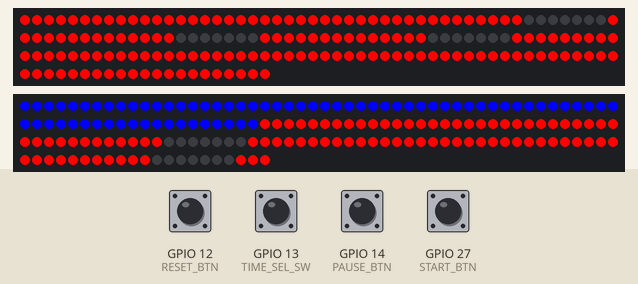
This sketch was run on a simulated ESP32. On the bench: 2 × 171 RGB LEDs in strip order, left to right, continuing on the next row. Inputs (shaded band) come from the test bench; at power-on: GPIO 12 (RESET_BTN), GPIO 13 (TIME_SEL_SW), GPIO 14 (PAUSE_BTN), GPIO 27 (START_BTN) HIGH. WiFi joins after 1.5 s; servers stay silent unless stated; EEPROM starts erased; what the sketch prints to the serial monitor is not drawn.

Above: at 2.2 s.
2.3 s: GPIO 27 (START_BTN) pulled LOW for 0.15 s
At 2.82 s:
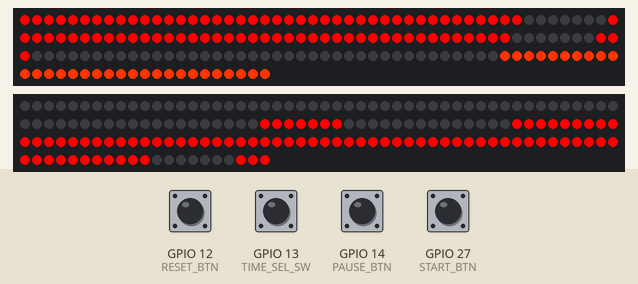
3.0 s: GPIO 12 (RESET_BTN) pulled LOW for 0.15 s
At 3.45 s:
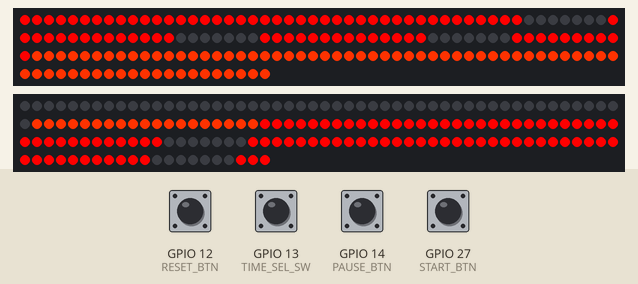
3.7 s: GPIO 13 (TIME_SEL_SW) pulled LOW for 0.15 s
At 4.39 s:
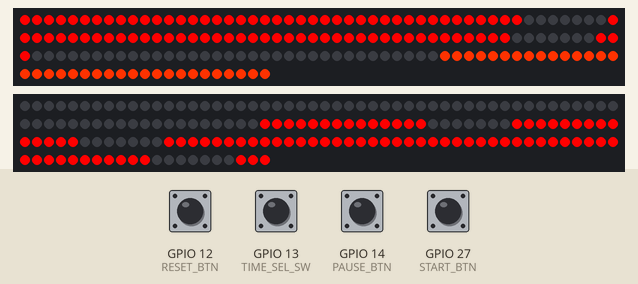
4.4 s: GPIO 12 (RESET_BTN) pulled LOW for 1 s
At 5.62 s:
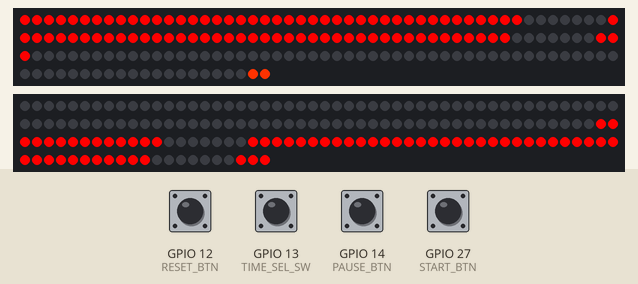
6.0 s: GPIO 13 (TIME_SEL_SW) pulled LOW for 1 s
At 6.83 s:
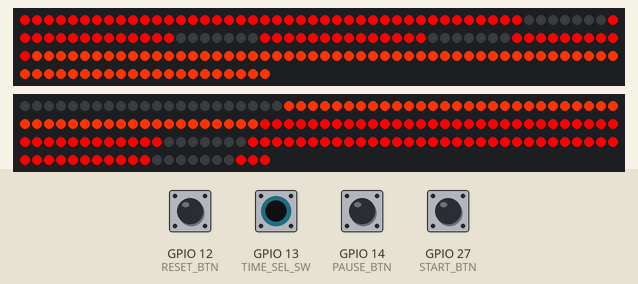
8.5 s: GPIO 14 (PAUSE_BTN) pulled LOW for 0.15 s
Timing chart, 0 to 11.1 s (numbered marks = the images above; inputs shaded):
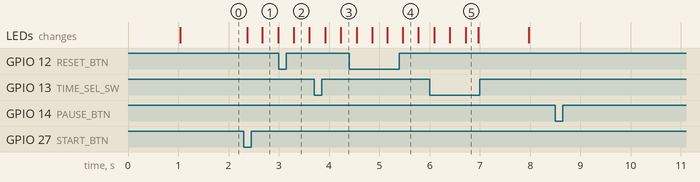

The sketch:

timer_wifi_config_flipped_data_fix.ino
```cpp
#include <WiFi.h>
#include <WebServer.h>
#include "WebSocketsServer.h"
#include <FastLED.h>
#include <Preferences.h>  // Use NVS for WiFi storage
#include "browser.h"

Preferences preferences;
WebServer server(80);
WebSocketsServer webSocket = WebSocketsServer(81);

const char* apSSID = "TimerSetup";
const char* apPassword = "12345678";

bool setupMode = false;

// Pin assignments
#define RESET_BTN 12
#define PAUSE_BTN 14
#define START_BTN 27
#define TIME_SEL_SW 13
#define LED_BUILTIN 2
#define BLUE_BTN 4
#define RED_BTN 16

// LED pin assignments and setup
#define DIGIT_PIN   5
#define BORDER_PIN  17
#define DIGIT_LED_COUNT 202
#define BORDER_LED_COUNT 140
#define LEFT_BORDER 0
#define RIGHT_BOARDER 70
#define ORANGE CRGB(255, 50, 0)

// Each strip has half digit + half border LEDs
#define HALF_DIGIT (DIGIT_LED_COUNT / 2)
#define HALF_BORDER (BORDER_LED_COUNT / 2)
#define PHYSICAL_STRIP_LEN (HALF_DIGIT + HALF_BORDER)

CRGB digit_physical[PHYSICAL_STRIP_LEN];  // Controlled by DIGIT_PIN
CRGB border_physical[PHYSICAL_STRIP_LEN]; // Controlled by BORDER_PIN

int countdown_time = 120; // Default to 2 minutes (120 seconds)
int current_time = countdown_time;
bool is_running = false;
bool timeSelState = false;
bool blueReady = false;
bool redReady = false;
bool preCountdownRunning = false;
bool readyRequired = true; // default to requiring ready-up

bool border_toggle = 1;

// Debounce variables for each button
unsigned long lastDebounceTimeStart = 0;
unsigned long lastDebounceTimePause = 0;
unsigned long lastDebounceTimeReset = 0;
unsigned long lastDebounceTimeTimeSel = 0;
unsigned long lastDebounceTimeBlue = 0;
unsigned long lastDebounceTimeRed = 0;

unsigned long lastCountdownTime = 0;

int countdown = 3; //number of seconds until match start

// Debounce delay (in milliseconds)
unsigned long debounceDelay = 200;

int scrollIndex = 0;
const float scrollInterval = 1000.0 / BORDER_LED_COUNT;  // ~7.14ms per LED
unsigned long lastScrollTime = 0;

void startAPMode() {
    Serial.println("Starting Access Point mode...");
    WiFi.softAP(apSSID, apPassword);
    Serial.print("AP IP Address: ");
    Serial.println(WiFi.softAPIP());
    setupMode = true;
}

void handleRoot() {
  server.send(200, "text/html", html);
}

void handleRoot_AP() {
    server.send(200, "text/html", "<h1>Enter WiFi Credentials</h1><form action='/setwifi' method='post'>SSID: <input name='ssid'><br>Password: <input name='pass' type='password'><br><input type='submit' value='Save'></form>");
}

void handleControl() {
  String cmd = server.arg("cmd");
  if (cmd == "start") {
    starPreCountdown();
  }
  else if (cmd == "pause") {
    is_running = false;
  }
  else if (cmd == "reset"  && !is_running) {
    is_running = false;
    blueReady = redReady = false;
    current_time = countdown_time;
    setBorder();
    updateClient(); // Update the client immediately
    updateLEDs();
  }
  else if (cmd == "switch" && !is_running) {
    countdown_time = (countdown_time == 120) ? 180 : 120;
    current_time = countdown_time;
    updateClient(); // Update the client immediately
    updateLEDs();
  }
  else if (cmd == "readytoggle") {
    String state = server.arg("state");
    readyRequired = (state == "on");

    preferences.begin("settings", false);  // read-write
    preferences.putBool("readyRequired", readyRequired);
    preferences.end();

    setBorder();
  }

  server.send(200, "text/plain", "OK");
}

void updateClient() {
  int minutes = current_time / 60;
  int seconds = current_time % 60;
  char buffer[6];
  snprintf(buffer, sizeof(buffer), "%02d:%02d", minutes, seconds);
  webSocket.broadcastTXT(buffer);
}

void updateTimer() {
  unsigned long currentMillis = millis();

  if (preCountdownRunning) {
    if (currentMillis - lastScrollTime >= scrollInterval) {
      lastScrollTime = currentMillis;

      // Fill from 0 to scrollIndex with ORANGE
      for (int i = 0; i < BORDER_LED_COUNT; i++) {
        if (i >= scrollIndex) {
          setBorderLEDs(i, ORANGE);
        }
        else {
          setBorderLEDs(i, CRGB::Black);
        }
      }

      FastLED.show();

      scrollIndex--;
      if (scrollIndex < 0) {
        scrollIndex = BORDER_LED_COUNT - 1;
        countdown--;

        if (countdown <= 0) {
          // countdown is done, start timer
          countdown = 3;
          preCountdownRunning = false;
          scrollIndex = BORDER_LED_COUNT - 1;
          lastCountdownTime = 0;
          lastScrollTime = 0;
          is_running = true;
          lastCountdownTime = millis();

          if (!is_running && current_time == countdown_time) {
            current_time = countdown_time + 1;
          }

          // Set border LEDs
          for (int i = 0; i < BORDER_LED_COUNT/2; i++) {
            setBorderLEDs(i, CRGB::Blue); // First half blue
          }

          // Set border LEDs
          for (int i = BORDER_LED_COUNT/2; i < BORDER_LED_COUNT ; i++) {
            setBorderLEDs(i, CRGB::Red); // First half red
          }

          FastLED.show(); // Show the initialized border LED colors

          updateClient();
          updateLEDs();
          return; // stop here — don't draw the digit again
        }

        // only draw digit if countdown > 0
        setDigit(0, 0, false);
        setDigit(0, 49, false);
        setColon();
        setDigit(countdown, 101, true);
        setDigit(0, 150, true);
        FastLED.show();
      }
    }
  }

  // Main timer counting down
  if (is_running && current_time > 0) {
    // Countdown every 1 second
    if (currentMillis - lastCountdownTime >= 1000) {
      lastCountdownTime = currentMillis;
      current_time--;

      updateClient();  // Reset to 2:00 (or 3:00)
      updateLEDs();
    }
  }

  else {
    is_running = false;
  }
}

void checkButtons() {
  unsigned long currentMillis = millis();

  // Start button
  if (digitalRead(START_BTN) == LOW && currentMillis - lastDebounceTimeStart > debounceDelay) {

    starPreCountdown();
    lastDebounceTimeStart = currentMillis;  // Update debounce time
  }

  // Pause button
  if (digitalRead(PAUSE_BTN) == LOW && currentMillis - lastDebounceTimePause > debounceDelay) {
    is_running = false;
    lastDebounceTimePause = currentMillis;
  }

  if(readyRequired) {
    //Blue Ready button
    if (digitalRead(BLUE_BTN) == LOW && currentMillis - lastDebounceTimeBlue > debounceDelay) {
      blueReady = true;

      // Set border LEDs
      for (int i = 0; i < BORDER_LED_COUNT/2; i++) {
        setBorderLEDs(i, CRGB::Blue); // First half blue
      }
      FastLED.show(); // Show the initialized border LED colors
      lastDebounceTimePause = currentMillis;
    }


    // Blue Ready button
    if (digitalRead(RED_BTN) == LOW && currentMillis - lastDebounceTimeRed > debounceDelay) {
      redReady = true;

      // Set border LEDs
      for (int i = BORDER_LED_COUNT/2; i < BORDER_LED_COUNT ; i++) {
        setBorderLEDs(i, CRGB::Red); // Second half red
      }
      FastLED.show(); // Show the initialized border LED colors
      lastDebounceTimePause = currentMillis;
    }
  }

  // Reset button
  if (digitalRead(RESET_BTN) == LOW && (currentMillis - lastDebounceTimeReset > debounceDelay)
                  && !is_running) {
    is_running = false;
    current_time = countdown_time;
    blueReady = false;
    redReady = false;
    setBorder();
    updateClient();
    updateLEDs();
    lastDebounceTimeReset = currentMillis;
  }

  // Time select switch
  if (digitalRead(TIME_SEL_SW) == LOW && (currentMillis - lastDebounceTimeTimeSel > debounceDelay)
                  && !is_running) {
    timeSelState = !timeSelState;
    countdown_time = timeSelState ? 180 : 120;
    current_time = countdown_time;

    preferences.begin("settings", false);  // read-write
    preferences.putBool("timeSelState", timeSelState);
    preferences.end();

    updateClient();
    updateLEDs();
    lastDebounceTimeTimeSel = currentMillis;
  }
}

void starPreCountdown() {
  if(!is_running && (!readyRequired || (blueReady && redReady))){
      countdown = 3;
      scrollIndex = BORDER_LED_COUNT - 1;
      preCountdownRunning = true; // Initiate the pre-countdown
      // Use ternary operation to set border LEDs to orange or black
      for (int i = 0; i < BORDER_LED_COUNT; i++) {
        setBorderLEDs(i, ORANGE);
      }

      setDigit(0, 0, false);
      setDigit(0, 49, false);
      setColon();
      setDigit(countdown, 101, true);
      setDigit(0, 150, true);

      FastLED.show();
    }
}

void onWebSocketEvent(uint8_t num, WStype_t type, uint8_t * payload, size_t length) {
  // Nothing to do here for now
}

void handleSetWiFi() {
    String ssid = server.arg("ssid");
    String pass = server.arg("pass");

    if (ssid.length() > 0 && pass.length() > 0) {
        preferences.begin("wifi", false);
        preferences.putString("ssid", ssid);
        preferences.putString("pass", pass);
        preferences.end();

        server.send(200, "text/html", "<h1>WiFi Credentials Saved! Rebooting...</h1>");
        delay(3000);
        ESP.restart();
    } else {
        server.send(200, "text/html", "<h1>Invalid Input</h1>");
    }
}

void connectWiFi() {
    preferences.begin("wifi", true);
    String ssid = preferences.getString("ssid", "");
    String pass = preferences.getString("pass", "");
    preferences.end();

    if (ssid.length() == 0) {
        Serial.println("No WiFi credentials stored, starting AP mode...");
        startAPMode();
        return;
    }

    Serial.print("Connecting to WiFi: ");
    Serial.println(ssid);
    WiFi.begin(ssid.c_str(), pass.c_str());

    unsigned long startAttemptTime = millis();
    while (WiFi.status() != WL_CONNECTED && millis() - startAttemptTime < 30000) {
        Serial.print(".");

        if(border_toggle)
        {
          //turn off LEDs
          for (int i = 0; i < BORDER_LED_COUNT; i++) {
            setBorderLEDs(i, CRGB::Black);  // Turn off all LEDs
          }
          FastLED.show();  // Update LEDs
        }
        else
          setBorder();
        border_toggle = !border_toggle;

        delay(500);
    }

    if (WiFi.status() == WL_CONNECTED) {
        Serial.println("Connected to WiFi!");
        Serial.print("IP Address: ");
        Serial.println(WiFi.localIP());

        server.on("/", handleRoot);
        server.on("/control", handleControl);
        server.begin();

        webSocket.begin();
        webSocket.onEvent(onWebSocketEvent);

        setBorder();
    } else {
        Serial.println("Failed to connect, starting AP mode...");
        startAPMode();
    }
}

void setup() {
  Serial.begin(115200);
  delay(1000);

  preferences.begin("settings", true);  // read-only
  readyRequired = preferences.getBool("readyRequired", false);
  timeSelState = preferences.getBool("timeSelState", false);
  preferences.end();

  // Initialize LED strips
  FastLED.addLeds<NEOPIXEL, DIGIT_PIN>(digit_physical, PHYSICAL_STRIP_LEN);
  FastLED.addLeds<NEOPIXEL, BORDER_PIN>(border_physical, PHYSICAL_STRIP_LEN);
  FastLED.setBrightness(255);

  countdown_time = timeSelState ? 180 : 120;
  current_time = countdown_time;

  updateLEDs();//update the text LEDs
  setBorder();//start the border on

  connectWiFi();

  setBorder(); //ensure we leave with border on

  if (setupMode) {
      server.on("/", handleRoot_AP);
      server.on("/setwifi", handleSetWiFi);
      server.begin();
  }

  // Set up the buttons and switch pins
  pinMode(RESET_BTN, INPUT_PULLUP);
  pinMode(PAUSE_BTN, INPUT_PULLUP);
  pinMode(START_BTN, INPUT_PULLUP);
  pinMode(TIME_SEL_SW, INPUT_PULLUP);
  pinMode(BLUE_BTN, INPUT_PULLUP);
  pinMode(RED_BTN, INPUT_PULLUP);

  // Start the timer update task
  xTaskCreate(
      [](void*) {
          TickType_t lastWakeTime = xTaskGetTickCount();
          while (true) {
              if (is_running || preCountdownRunning) {
                  updateTimer();
              }
              vTaskDelayUntil(&lastWakeTime, pdMS_TO_TICKS(1));
          }
      },
      "TimerTask",
      4096,
      nullptr,
      1,
      nullptr
  );

  // Start the button check task
  xTaskCreate(
      [](void*) {
          while (true) {
              checkButtons();
              vTaskDelay(pdMS_TO_TICKS(50)); // Check buttons every 50ms
          }
      },
      "ButtonCheckTask",
      2048,
      nullptr,
      1,
      nullptr
  );

}


void loop() {
  server.handleClient();
  webSocket.loop();
}

void setDigit(int digit, int offset, bool inverted) {
  static const uint8_t digitMap[10][7] = {
    {1, 1, 1, 1, 1, 1, 0},  // 0
    {0, 1, 1, 0, 0, 0, 0},  // 1
    {1, 1, 0, 1, 1, 0, 1},  // 2
    {1, 1, 1, 1, 0, 0, 1},  // 3
    {0, 1, 1, 0, 0, 1, 1},  // 4
    {1, 0, 1, 1, 0, 1, 1},  // 5
    {1, 0, 1, 1, 1, 1, 1},  // 6
    {1, 1, 1, 0, 0, 0, 0},  // 7
    {1, 1, 1, 1, 1, 1, 1},  // 8
    {1, 1, 1, 1, 0, 1, 1}   // 9
  };

  static const uint8_t invertedMap[7] = {3, 4, 5, 0, 1, 2, 6};

  for (int i = 0; i < 7; i++) {
    int segmentIndex = inverted ? invertedMap[i] : i;
    int ledIndex = offset + segmentIndex * 7;
    for (int j = 0; j < 7; j++) {
      if (digitMap[digit][i]) {
        setDigitLEDs(ledIndex + j, CRGB::Red);
      } else {
        setDigitLEDs(ledIndex + j, CRGB::Black);
      }
    }
  }
}

void setColon() {
  for (int i = 0; i < 3; i++) {
    setDigitLEDs(98 + i, CRGB::Red);
    setDigitLEDs(199 + i, CRGB::Red);
  }
}

void updateLEDs() {
  int minutes = current_time / 60;
  int seconds = current_time % 60;

  // Convert minutes and seconds to individual digits
  int digit1 = minutes / 10;
  int digit2 = minutes % 10;
  int digit3 = seconds / 10;
  int digit4 = seconds % 10;

  // Update each 7-segment digit and colon dots
  setDigit(digit1, 0, false);     // First digit
  setDigit(digit2, 49, false);    // Second digit
  setColon();                     // Colon dots
  setDigit(digit4, 101, true);    // Third digit (upside down and backwards)
  setDigit(digit3, 150, true);    // Fourth digit (upside down and backwards)

  FastLED.show();  // Update the strip to show the changes
}

void setBorder()
{
  if(readyRequired) {
    for (int i = 0; i < BORDER_LED_COUNT; i++) {
    setBorderLEDs(i, CRGB(127,127,127)); //white
    }
  }

  else {
    // Set border LEDs
    for (int i = 0; i < BORDER_LED_COUNT/2; i++) {
      setBorderLEDs(i, CRGB::Blue); // First half blue
    }

    // Set border LEDs
    for (int i = BORDER_LED_COUNT/2; i < BORDER_LED_COUNT ; i++) {
      setBorderLEDs(i, CRGB::Red); // First half red
    }
  }

  FastLED.show(); // Show the initialized border LED colors
}

void setDigitLEDs(int index, CRGB color) {
  if (index < HALF_DIGIT) {
    // First half of digit LEDs go to digit_physical
    digit_physical[index] = color;
  } else {
    // Second half of digit LEDs go to border_physical (corrected range)
    int mapped = index - HALF_DIGIT;
    if (mapped < (PHYSICAL_STRIP_LEN - HALF_BORDER)) { // Ensure in-bounds
      border_physical[HALF_BORDER + mapped] = color;
    }
  }
}

void setBorderLEDs(int index, CRGB color) {
  if (index < HALF_BORDER) {
    // First half of border LEDs: map to border_physical directly
    border_physical[index] = color;
  } else {
    // Second half of border LEDs: map into digit_physical
    int mapped = index - HALF_BORDER;
    if (mapped < (PHYSICAL_STRIP_LEN - HALF_DIGIT)) { // Prevent overflow
      digit_physical[HALF_DIGIT + mapped] = color;
    }
  }
}
```

browser.h
```cpp
#ifndef BROWSER_H
#define BROWSER_H

const char* html = R"rawliteral(
    <!DOCTYPE html>
    <html lang="en">
    <head>
        <meta charset="UTF-8">
        <meta name="viewport" content="width=device-width, initial-scale=1.0">
        <title>ESP32 Countdown Timer</title>
        <style>
            body { font-family: Arial, sans-serif; text-align: center; background-color: black; color: white; }
            #countdown { font-size: 48px; color: white; }
            button { font-size: 24px; margin: 10px; }
            label { font-size: 18px; margin-top: 20px; display: block; }
        </style>
    </head>
    <body>
        <h1>ESP32 Countdown Timer</h1>
        <p id="countdown">02:00</p>
        <button onclick="controlTimer('start')">Start</button>
        <button onclick="controlTimer('pause')">Pause</button>
        <button onclick="controlTimer('reset')">Reset</button>
        <button onclick="toggleTime()">Switch 2min/3min</button>
        <label>
            <input type="checkbox" id="readyToggle" onchange="toggleReady()"> Require Driver Ready
        </label>
        <script>
            let webSocket = new WebSocket(`ws://${window.location.hostname}:81/`);
            webSocket.onmessage = function(event) {
                document.getElementById('countdown').textContent = event.data;
            };

            function controlTimer(action) {
                fetch(`/control?cmd=${action}`);
            }

            function toggleTime() {
                fetch('/control?cmd=switch');
            }

            function toggleReady() {
                let checkbox = document.getElementById('readyToggle');
                let state = checkbox.checked ? "on" : "off";
                fetch(`/control?cmd=readytoggle&state=${state}`);
            }
        </script>
    </body>
    </html>
)rawliteral";

#endif
```

Measured:
- after the input at 2.3 s, the LEDs: first change after 0.07 s (image 1 shows a later state)
- after the input at 8.5 s, every drawn part: stays the same
